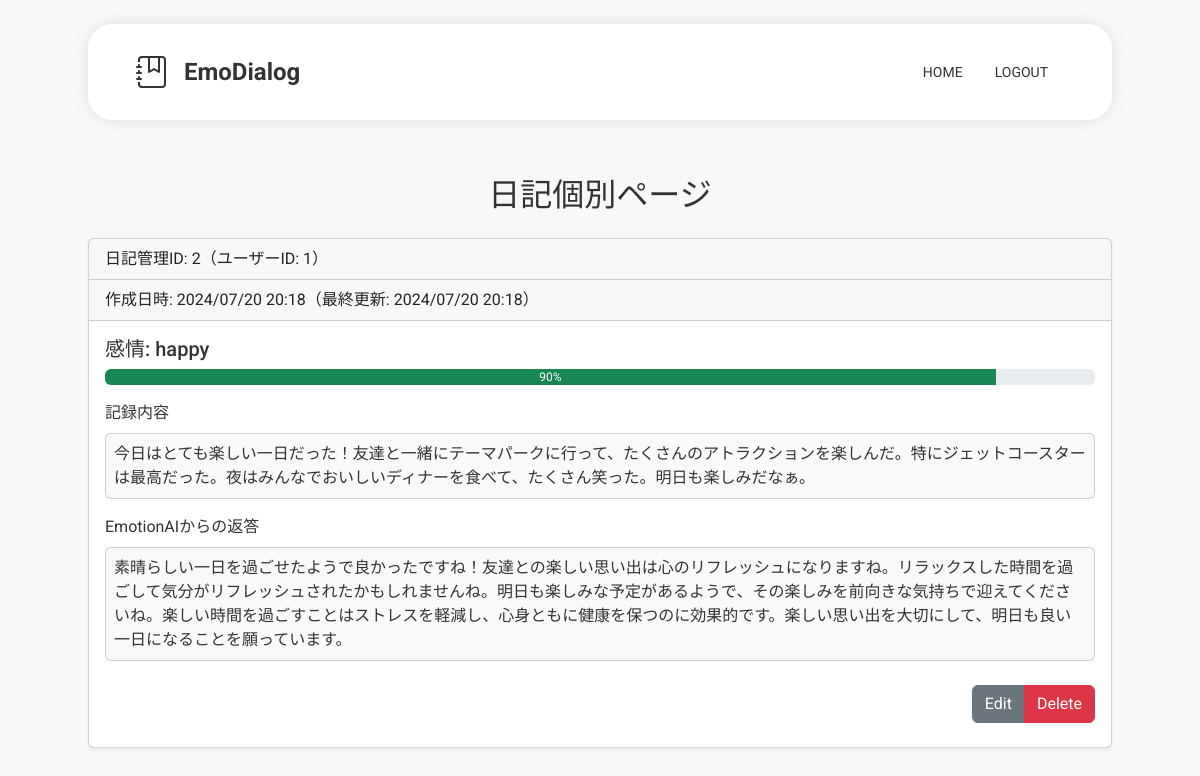
The page /diaries/2 (signed in) on the database its author committed.
### models.py (models this page shows)
class Diary(db.Model):
    id = db.Column(db.Integer, primary_key=True)
    user_id = db.Column(db.Integer, db.ForeignKey('user.id'), nullable=False)
    create_at = db.Column(
        db.DateTime,
        nullable=False,
        default=lambda: datetime.now(pytz.timezone('Asia/Tokyo'))
    )
    update_at = db.Column(
        db.DateTime,
        nullable=False,
        default=lambda: datetime.now(pytz.timezone('Asia/Tokyo')),
        onupdate=lambda: datetime.now(pytz.timezone('Asia/Tokyo'))
    )
    body = db.Column(db.String(500), nullable=False)
    response = db.Column(db.String(500))
    emotion = db.Column(db.String(100))
    emotion_degree = db.Column(db.Integer)

### app.py (the view)
@app.route("/diaries/<int:diary_id>")
@login_required
@diary_owner_required
def diaryPage(diary_id):
    diary = diaryController.get_diary(diary_id)
    return render_template('diary.html', diary=diary)

### app.py (called while the page is built)
def diary_owner_required(f):
    @wraps(f)
    def decorated_function(*args, **kwargs):
        diary_id = kwargs.get('diary_id', None)
        if not diaryController.is_diary_owner(diary_id, current_user.id):
            abort(403)
        return f(*args, **kwargs)
    return decorated_function

@login_manager.user_loader
def load_user(user_id):
    return userController.user_load_control(user_id)

### controllers.py (called while the page is built)
    def user_load_control(self, user_id):
        return User.query.get(user_id)

    def is_diary_owner(self, diary_id, user_id):
        diary = Diary.query.get(diary_id)
        try:
            if diary.user_id == user_id:
                return True
        except:
            return False
        return False

    def get_diary(self, diary_id):
        diary = Diary.query.get(diary_id)
        return diary

### templates/diary.html (shortened to what this page needs)
{% extends "base.html" %}
{% block content %}
<h2 class="text-center p-3">日記個別ページ</h2>
<div class="card mx-auto mb-4 shadow-sm" style="max-width: 64rem;">
    <div class="card-header">日記管理ID: {{ diary.id }}（ユーザーID: {{ diary.user_id }}）</div>
    <div class="card-header">作成日時: {{ diary.create_at.strftime('%Y/%m/%d %H:%M') }}（最終更新: {{ diary.update_at.strftime('%Y/%m/%d %H:%M') }}）</div>
    <div class="card-body">
        <div class="emotion mb-3">
            <h5 class="card-title mb-2">感情: {{ diary.emotion }}</h5>
            <div class="progress mb-2" role="progressbar">
                <div class="progress-bar bg-success" style='width: {{ diary.emotion_degree }}%'>{{ diary.emotion_degree }}%</div>
            </div>
        </div>
        <div class="card-text mb-2 overflow-hidden">
            記録内容
        </div>
        {% if diary.response != "" %}
            <div class="card bg-body-tertiary mb-3">
                <div class="card-text m-2 overflow-hidden">
                    {{ diary.body }}
                </div>
            </div>
            <div class="card-text mb-2 overflow-hidden">
                EmotionAIからの返答
            </div>
            <div class="card bg-body-tertiary mb-3">
                <div class="card-text m-2 overflow-hidden">
                    {{ diary.response }}
                </div>
            </div>
        {% endif %}
        <div class="text-end">
            <div class="btn-group my-2" role="group">
                <a href="/diaries/{{ diary.id }}/edit" class="btn btn-secondary" id="edit_diary">Edit</a>
                <a href="/diaries/{{ diary.id }}/delete" class="btn btn-danger" id="delete_diary">Delete</a>
            </div>
        </div>
    </div>
</div>
{% endblock %}

### static/css/style.css (style rules this page uses)
* { font-family: "Roboto", "Noto Sans JP", sans-serif; color: #333; }
body { margin: 0; padding: 0; background-color: #f8f8f8; }

### rows shown on the page
Diary: id "2", user_id "1", create_at "2024/07/20 20:18", update_at "2024/07/20 20:18", emotion "happy", emotion_degree "90", body "今日はとても楽しい一日だった！友達と一緒にテーマパークに行って、たくさんのアトラクションを楽しんだ。特にジェットコースターは最高だった。夜はみんなでおいしいディナーを食べて、たくさん笑った。明日も楽しみだなぁ。", response "素晴らしい一日を過ごせたようで良かったですね！友達との楽しい思い出は心のリフレッシュになりますね。リラックスした時間を過ごして気分がリフレッシュされたかもしれませんね。明日も楽しみな予定があるようで、その楽しみを前向きな気持ちで迎えてくださいね。楽しい時間を過ごすことはストレスを軽減し、心身ともに健康を保つのに効果的です。楽しい思い出を大切にして、明日も良い一日になることを願っています。"
